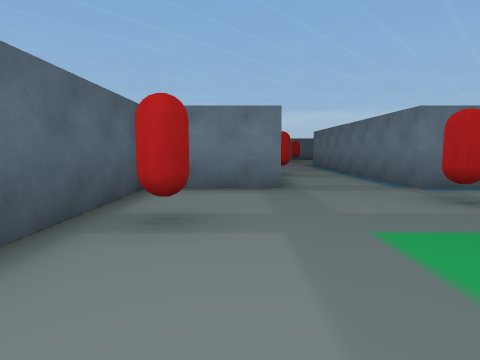
View 1 (above)

22 first-person views from a walk through a Unity game level. The camera is 1.4 m above the floor, tilts 6° down and sees 80° across. The floor is counted in squares, 2 m on a side. Each view is taken from the middle of a square. On the plan, view 1 faces up. The plan holds only what a view shows up to about 10 squares ahead; the rest is blank. The place goes on beyond the plan. The player is left out. Some surface patterns are stand-ins.

View 2
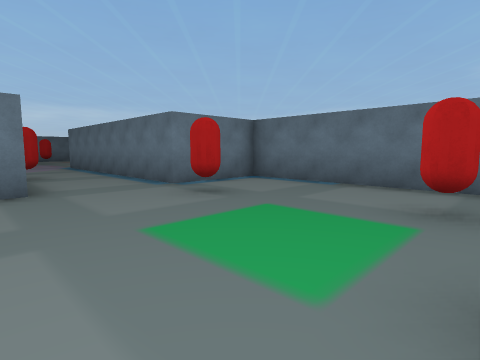

View 3
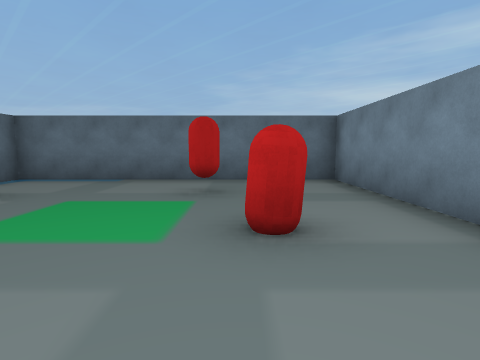

View 4
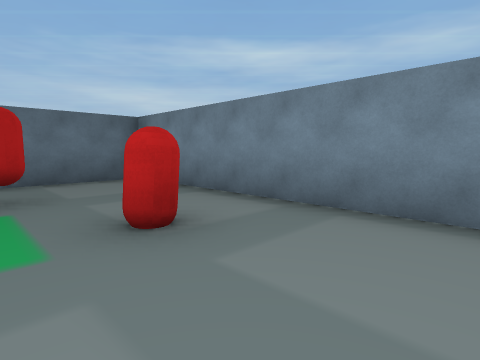

View 5
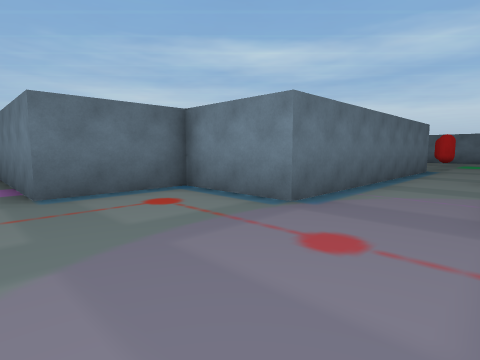

View 6
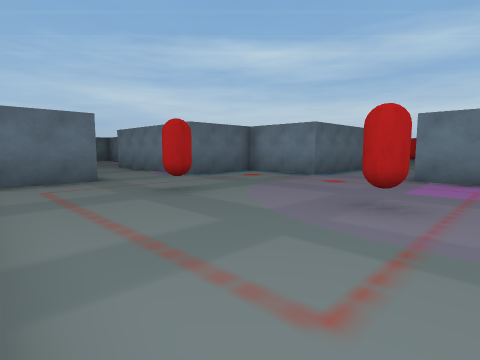

View 7
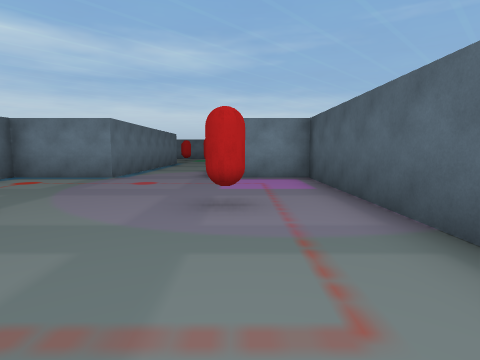

View 8
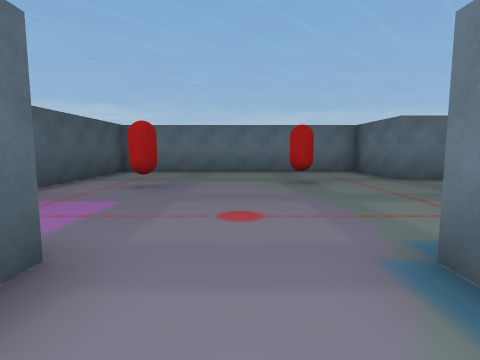

View 9
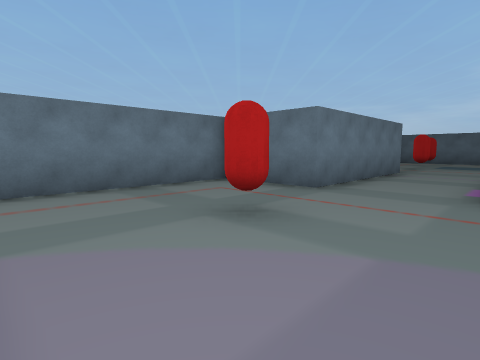

View 10
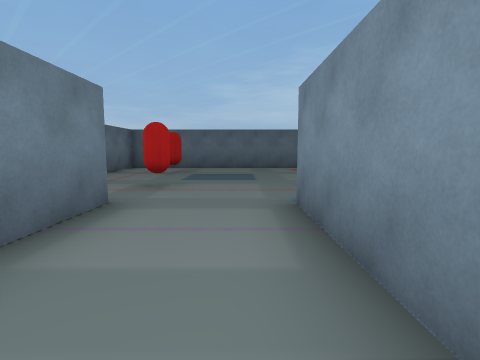

View 11
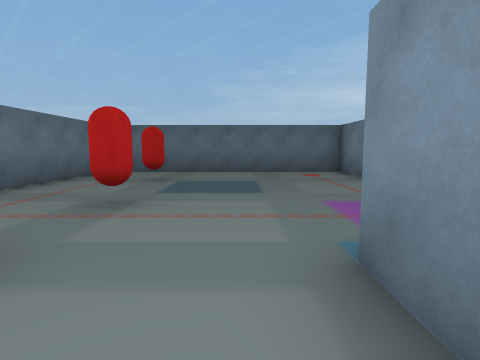

View 12
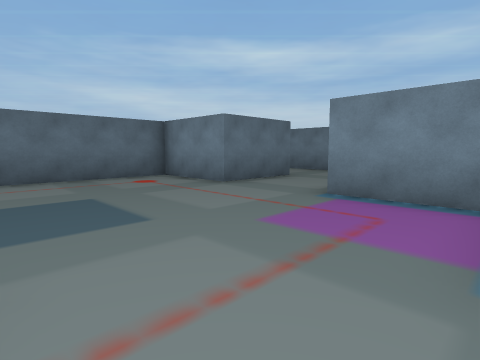

View 13
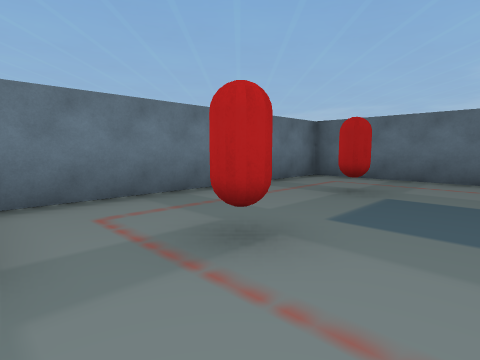

View 14
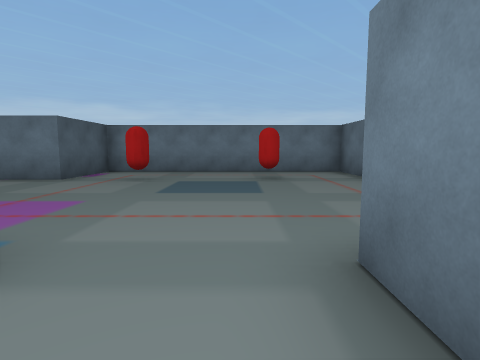

View 15
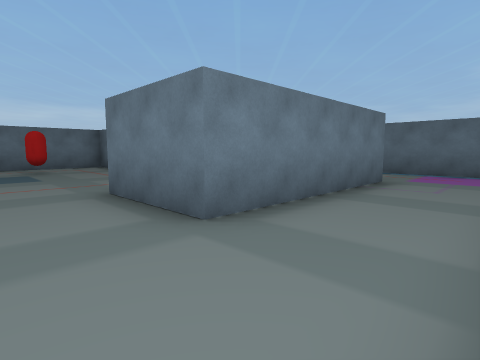

View 16
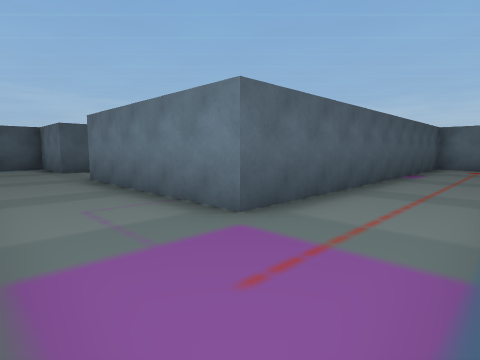

View 17
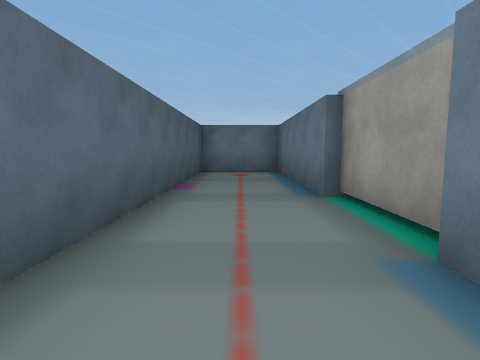

View 18
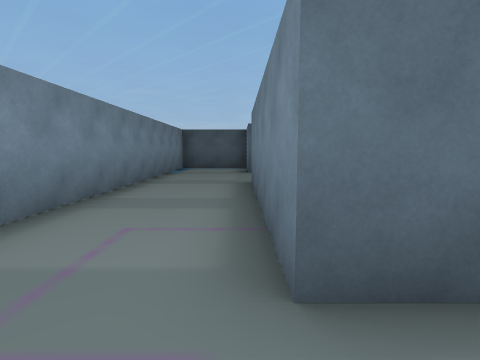

View 19
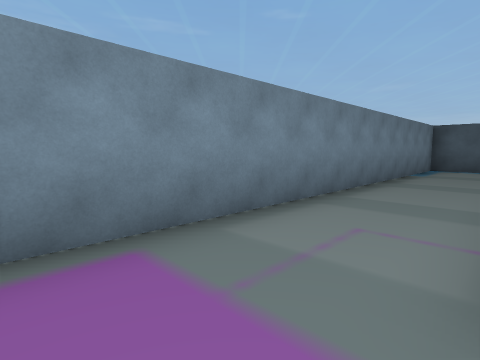

View 20
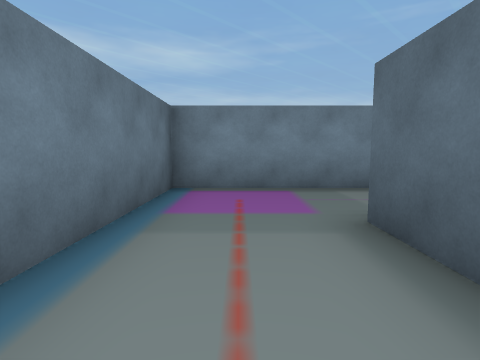

View 21
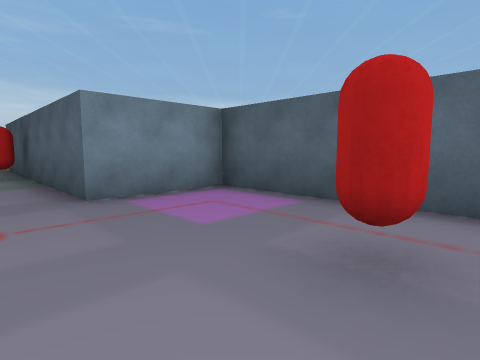

View 22
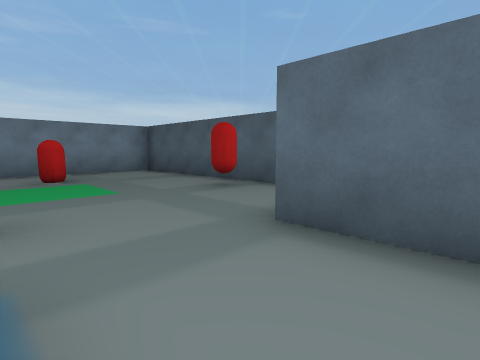

### Floor plan
Points are (right, up) in squares from view 1. A wall is a line through its corners. A room is listed if a view was taken in it or the views show most of it. See-through windows are left out.
Room 1 (views 1, 2, 3, 4, 5, 6, 7, 8, 9, 21, 22)
walls: (-1.8, 5) (-1.8, -2.3) (5.7, -2.3) (5.7, 5.2) (3.2, 5.2) (3.2, 12.7) (5.7, 12.7) (5.7, 15.2); (5.7, 17.7) (5.7, 20.2) (-1.8, 20.2) (-1.8, 12.7) (0.7, 12.7) (0.7, 5.2) (-1, 5.2)
ways out: opening at (5, 16.5) to room 2
objects: red capsule (-1, 3); red capsule (0, 16); red capsule (1, 8); red capsule (2, 0); red capsule (3, 4); red capsule (3, 17); red capsule (4, 1)
Room 2 (views 10, 11, 12, 13)
walls: (15.8, 12.7) (18.2, 12.7) (18.2, 20.2) (10.8, 20.2) (10.8, 17.7) (5.7, 17.7); (11.2, 12.7) (13.2, 12.7); (5.7, 15.2) (10.8, 15.2)
ways out: opening at (5, 16.5) to room 1; opening at (14.5, 11.5) to room 3
objects: red capsule (13, 18); red capsule (16, 18)
Room 3 (views 14, 15, 16, 17, 18, 19, 20)
walls: (23.5, 13) (23.5, 15.2); (13.3, 11.1) (13.3, 10.3) (11, 10.3); (23.2, 15.2) (23.2, 20.2) (20.8, 20.2) (20.8, 10.3) (15.8, 10.3) (15.8, 12.7); (10.8, 10) (10.8, 7.8) (23.2, 7.8) (23.2, 12.8)
ways out: opening at (14.5, 11.5) to room 2

Positions as (right, up) in squares from view 1, and headings:
1: (0, 0), facing up
2: (0, 0), facing up-right
3: (-1, 0), facing right
4: (-1, 1), facing down-right
5: (1, 16), facing down-right
6: (-1, 20), facing down-right
7: (0, 20), facing down
8: (2, 11), facing up
9: (1, 15), facing up-right
10: (7, 16), facing right
11: (9, 16), facing right
12: (11, 17), facing down-right
13: (11, 16), facing up-right
14: (15, 11), facing up
15: (14, 8), facing up-right
16: (23, 8), facing up-left
17: (22, 11), facing up
18: (22, 10), facing left
19: (22, 10), facing down-left
20: (22, 13), facing down
21: (2, 17), facing down-left
22: (3, 7), facing down-left
